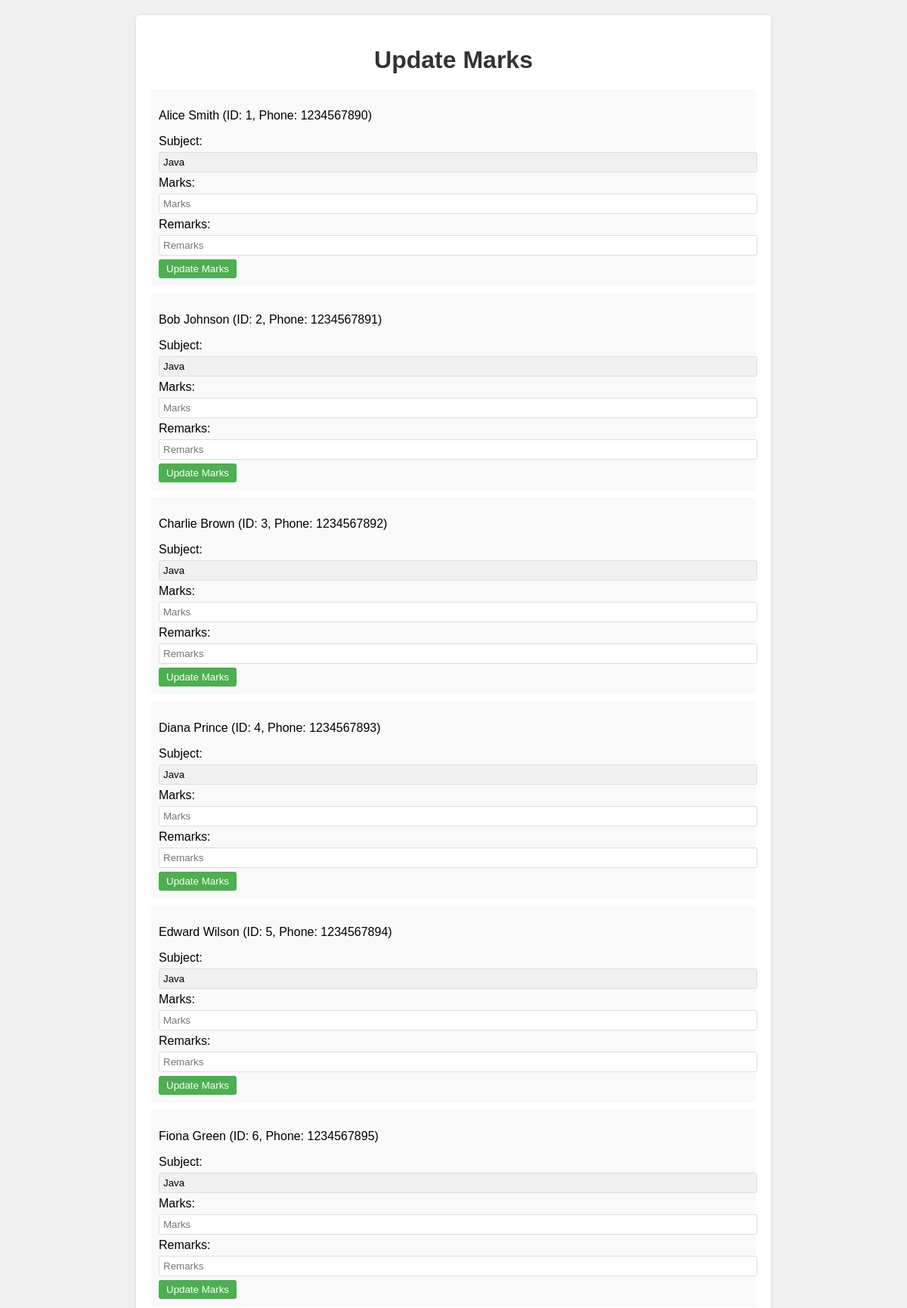
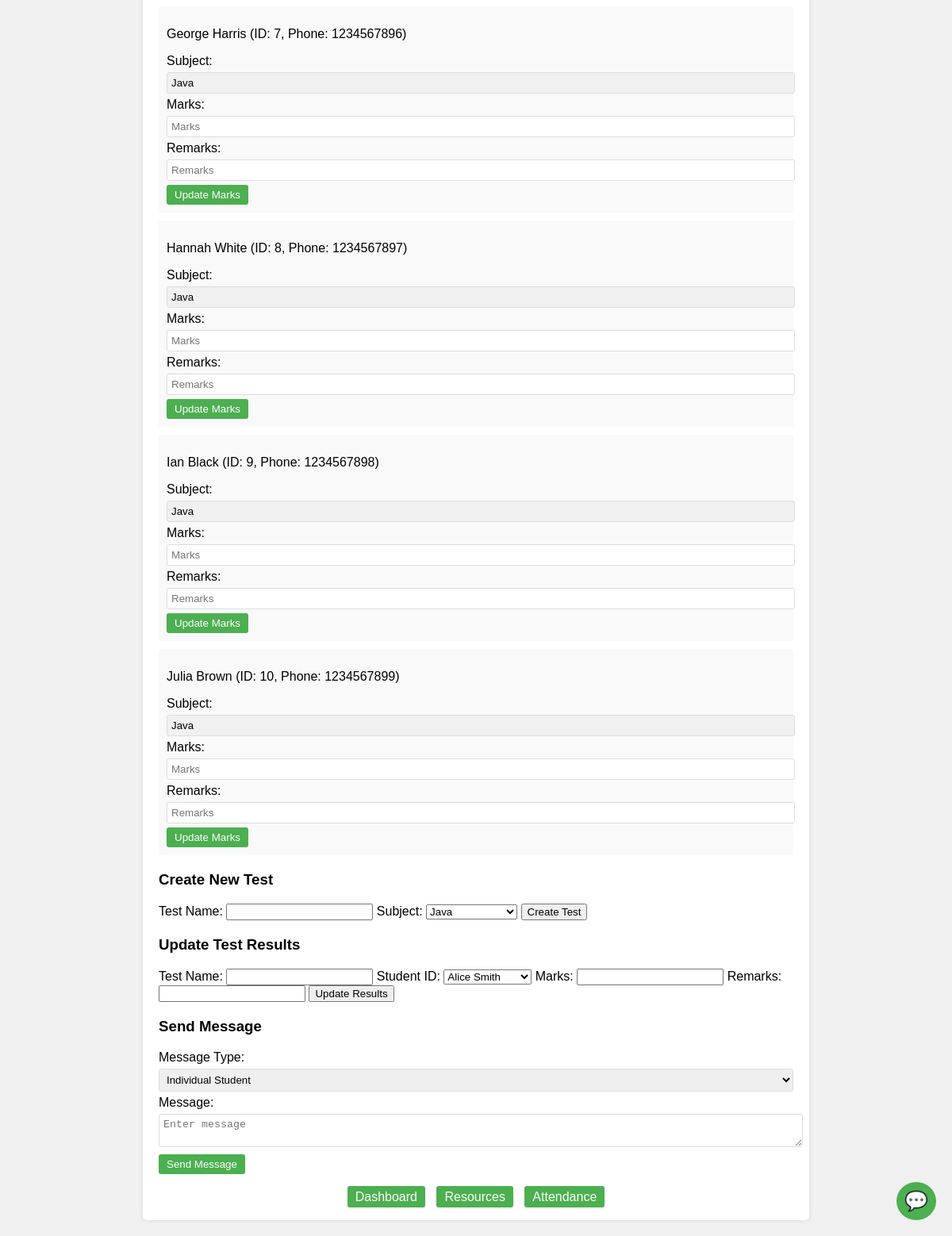
Screenshot of /teacher/academics (signed in) with the database file from the repository (2 pictures, top to bottom).
### tables this page shows
CREATE TABLE students (
        id INTEGER PRIMARY KEY AUTOINCREMENT,
        name TEXT,
        email TEXT UNIQUE,
        password TEXT,
        profile_data TEXT,
        profile_image TEXT DEFAULT 'default.jpg',
        class_timetable TEXT DEFAULT '10B.jpg'
    );

CREATE TABLE teachers (
        id INTEGER PRIMARY KEY AUTOINCREMENT,
        name TEXT,
        email TEXT UNIQUE,
        password TEXT,
        subject TEXT,
        phone_number TEXT DEFAULT NULL
    );

### app.py (the view)
@app.route('/teacher/academics')
@with_db
def teacher_academics(cursor):
    teacher_email = request.args.get('teacher_email') or session.get('user_id')
    if not teacher_email or not session.get('user_type') == 'teacher':
        flash("Access denied. Please log in as a teacher.", "error")
        return redirect('/teacher/login')
    result = cursor.execute('SELECT subject FROM teachers WHERE email = ?', (teacher_email,)).fetchone()
    teacher_subject = result[0] if result else None
    if not teacher_subject:
        flash("Teacher not found or no subject assigned", "error")
        return jsonify({"error": "Teacher not found or no subject assigned"}), 404
    cursor.execute('SELECT id, name, profile_data, profile_image FROM students')
    students = cursor.fetchall()
    return render_template('teacher_academics.html', students=students, teacher_email=teacher_email, teacher_subject=teacher_subject)

### app.py (called while the page is built)
def get_db():
    if not hasattr(_local, "conn"):
        _local.conn = sqlite3.connect('school.db', check_same_thread=False)
        _local.conn.row_factory = sqlite3.Row
    return _local.conn

def get_cursor():
    return get_db().cursor()

def with_db(f):
    @wraps(f)
    def decorated_function(*args, **kwargs):
        conn = get_db()
        cursor = get_cursor()
        try:
            return f(cursor, *args, **kwargs)
        finally:
            cursor.close()
    return decorated_function

### templates/teacher_academics.html (shortened to what this page needs)
<!DOCTYPE html>
<html lang="en">
<head>
</head>
<body>
    <div class="academics-container">
        <h1>Update Marks</h1>
        <div class="student-list">
            {% for student in students %}
                {% set profile_data = student[2] | json_parse if student[2] else {} %}
                <form action="/teacher/update_marks" method="POST">
                    <p>{{ student[1] }} (ID: {{ student[0] }}, Phone: {{ profile_data.get('phone_number', 'Not set') }})</p>
                    <label for="subject">Subject:</label>
                    <input type="text" id="subject" name="subject" value="{{ teacher_subject }}" readonly>
                    <label for="marks">Marks:</label>
                    <input type="number" id="marks" name="marks" placeholder="Marks" required>
                    <label for="remarks">Remarks:</label>
                    <input type="text" id="remarks" name="remarks" placeholder="Remarks" required>
                    <button type="submit">Update Marks</button>
                </form>
            {% endfor %}
        </div>
        <div class="test-form">
            <h3>Create New Test</h3>
            <form action="/teacher/create_test" method="POST">
                <label for="test_name">Test Name:</label>
                <input type="text" id="test_name" name="test_name" required aria-label="Test Name">
                <label for="subject">Subject:</label>
                <select name="subject" id="subject" required aria-label="Subject">
                    <option value="Java">Java</option>
                </select>
                <button type="submit">Create Test</button>
            </form>
        </div>
        <div class="test-form">
            <h3>Update Test Results</h3>
            <form action="/teacher/update_test_results" method="POST">
                <label for="test_name">Test Name:</label>
                <input type="text" id="test_name" name="test_name" required aria-label="Test Name">
                <label for="student_id">Student ID:</label>
                <select name="student_id" id="student_id" required aria-label="Student ID">
                    {% for student in students %}
                        <option value="{{ student[0] }}">{{ student[1] }}</option>
                    {% endfor %}
                </select>
                <label for="marks">Marks:</label>
                <input type="number" id="marks" name="marks" required>
                <label for="remarks">Remarks:</label>
                <input type="text" id="remarks" name="remarks" required>
                <button type="submit">Update Results</button>
            </form>
        </div>
        <div class="message-form">
            <h3>Send Message</h3>
            <form id="sendMessageForm" action="/teacher/send_message" method="POST">
                <label for="message_type">Message Type:</label>
                <select name="message_type" id="message_type" required onchange="toggleMessageFields(this.value)">
                    <option value="individual">Individual Student</option>
                </select>
                <label for="message_text">Message:</label>
                <textarea name="message_text" placeholder="Enter message" required></textarea>
                <button type="submit">Send Message</button>
            </form>
        </div>
        <div class="nav-buttons">
            <a href="/teacher/dashboard?teacher_email={{ teacher_email }}">Dashboard</a>
            <a href="/teacher/resources?teacher_email={{ teacher_email }}">Resources</a>
            <a href="/teacher/attendance?teacher_email={{ teacher_email }}">Attendance</a>
        </div>
    </div>
    <div id="chatbot-icon">💬</div>
</body>
</html>

### templates/teacher_academics.html (style rules this page uses)
body { font-family: Arial, sans-serif; background-color: #f0f0f0; margin: 0; padding: 20px; }
.academics-container { max-width: 800px; margin: 0 auto; background-color: white; padding: 20px; border-radius: 5px; box-shadow: 0 0 5px rgba(0,0,0,0.1); }
.academics-container h1 { color: #333; text-align: center; margin-bottom: 20px; }
.student-list { margin-top: 10px; }
.student-list form { margin: 10px 0; padding: 10px; background-color: #f9f9f9; border-radius: 3px; }
.student-list input, .student-list select { padding: 5px; margin: 5px 0; border: 1px solid #ddd; border-radius: 3px; width: 100%; }
.student-list input[readonly] { background-color: #f0f0f0; cursor: not-allowed; }
.student-list button { padding: 5px 10px; background-color: #4CAF50; color: white; border: none; border-radius: 3px; cursor: pointer; }
#chatbot-icon { position: fixed; bottom: 20px; right: 20px; font-size: 24px; background-color: #4CAF50; color: white; padding: 10px; border-radius: 50%; cursor: pointer; }
.nav-buttons { margin-top: 20px; text-align: center; }
.nav-buttons a { padding: 5px 10px; background-color: #4CAF50; color: white; text-decoration: none; border-radius: 3px; margin: 0 5px; }
.message-form { margin-top: 20px; }
.message-form select, .message-form input, .message-form textarea { width: 100%; padding: 5px; margin: 5px 0; border: 1px solid #ddd; border-radius: 3px; }
.message-form button { padding: 5px 10px; background-color: #4CAF50; color: white; border: none; border-radius: 3px; cursor: pointer; }
.test-form { margin-top: 20px; }

### rows the page displays
students: name "Alice Smith", id "1", get "1234567890"
teachers: subject "Java"
students: name "Bob Johnson", id "2", get "1234567891"
students: name "Charlie Brown", id "3", get "1234567892"
students: name "Diana Prince", id "4", get "1234567893"
students: name "Edward Wilson", id "5", get "1234567894"
students: name "Fiona Green", id "6", get "1234567895"
students: name "George Harris", id "7", get "1234567896"
students: name "Hannah White", id "8", get "1234567897"
students: name "Ian Black", id "9", get "1234567898"
students: name "Julia Brown", id "10", get "1234567899"

### other values shown
form field student_id "Alice Smith"
